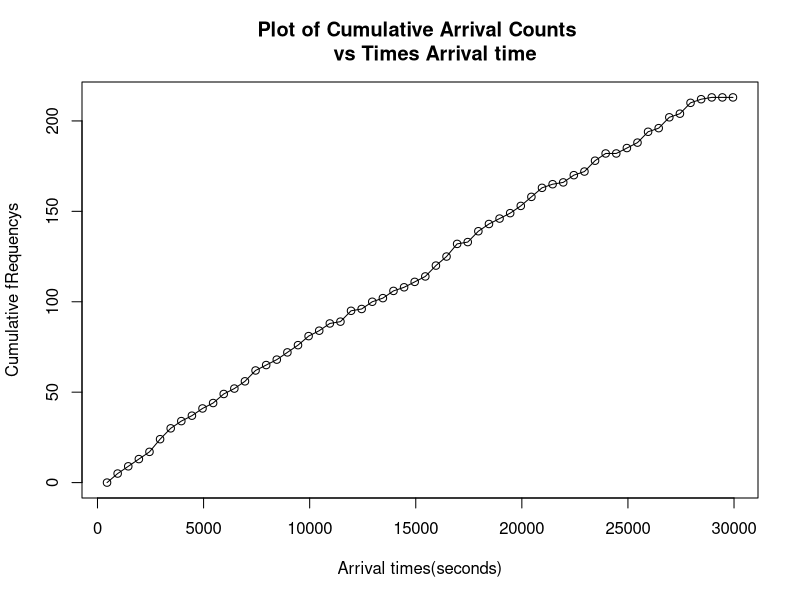

Source code (R):
#The following aircraft arrival times are for the control sector 454LT 
#studied in this article. The sample period was 16/00/00-24/00/00 
#GMT (noon-8 P.M. New York time) on April 30, 1969. 
#Tabulated values are in seconds from the start of the sample period. 
#The data were originally collected by the Federal Aviation Administration,
#National Aviation Facilities Experimental Center, Atlantic City, New Jersey.
exp.data <- c(467,761,792,812,926,1100,1147,1163,1398,1462,1487,1749,1865,
                   2004,2177,2208,2279,2609,2682,2733,2818,2837,2855,2868,3089,
                   3209,3223,3233,3272,3399,3595,3634,3650,3851,4176,4304,4391,
                   4453,4539,4748,4839,5049,5202,5355,5551,5598,5640,5702,5935,
                   6000,6192,6435,6474,6600,6810,6824,7168,7181,7202,7218,7408,
                   7428,7720,7755,7835,7958,8307,8427,8754,8819,8904,8938,8980,
                   9048,9237,9268,9513,9635,9750,9910,9929,10167,10254,10340,
                   10624,10639,10669,10889,11386,11515,11651,11727,11737,11844,
                   11928,12168,12657,12675,12696,12732,13092,13281,13536,13556,
                   13681,13710,14008,14151,14601,14877,14927,15032,15134,15213,
                   15491,15589,15600,15631,15674,15797,15953,16089,16118,16215,
                   16394,16503,16515,16537,16570,16597,16619,16693,17314,17516,
                   17646,17770,17897,17913,17922,18174,18189,18328,18345,18499,
                   18521,18588,19117,19150,19432,19662,19758,19789,19831,19978,
                   20119,20312,20346,20449,20455,20604,20675,20817,20898,21245,
                   21386,21562,22022,22056,22095,22182,22554,22764,22955,22993,
                   23025,23117,23321,23341,23650,23766,23879,23888,24458,24889,
                   24930,24967,25224,25312,25477,25498,25712,25721,25884,25919,
                   25985,26196,26459,26468,26494,26505,26554,26906,27003,27437,
                   27661,27675,27697,27721,27734,27802, 27971, 28116, 28746)
#write.table(arrival.times, file = "my_data.txt", sep = "\t")
#my_data.1 <- read.table("my_data.txt")
#exp.data <- my_data.1$x

####AIR TRAFFIC DATA - EXPONENTIAL DISTRIBUTION
#### Cumulative frequency plot for arrival times (in seconds)
breaks=seq(450, 30000, by=500)
times.cut = cut(exp.data, breaks, right=FALSE)
times.freq = table(times.cut)
times.cumfreq = cumsum(times.freq)
cumfreq0 = c(0, cumsum(times.freq)) 
plot(breaks, cumfreq0,main="Plot of Cumulative Arrival Counts 
     vs Times Arrival time", xlab="Arrival times(seconds)",
     ylab="Cumulative fRequencys")   # y−axis label 
lines(breaks, cumfreq0)  


inter.times <- diff(exp.data, lag=1)

